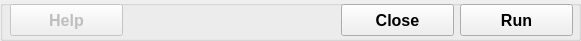
  <widget class="QGroupBox" name="groupBoxButtons">
   <property name="geometry">
    <rect>
     <x>15</x>
     <y>249</y>
     <width>581</width>
     <height>41</height>
    </rect>
   </property>
   <property name="title">
    <string/>
   </property>
   <widget class="QPushButton" name="pushButtonHelp">
    <property name="enabled">
     <bool>false</bool>
    </property>
    <property name="geometry">
     <rect>
      <x>10</x>
      <y>4</y>
      <width>113</width>
      <height>32</height>
     </rect>
    </property>
    <property name="font">
     <font>
      <pointsize>12</pointsize>
      <weight>75</weight>
      <bold>true</bold>
     </font>
    </property>
    <property name="text">
     <string>Help</string>
    </property>
    <property name="autoDefault">
     <bool>false</bool>
    </property>
   </widget>
   <widget class="QPushButton" name="pushButtonClose">
    <property name="geometry">
     <rect>
      <x>341</x>
      <y>4</y>
      <width>113</width>
      <height>32</height>
     </rect>
    </property>
    <property name="font">
     <font>
      <pointsize>12</pointsize>
      <weight>75</weight>
      <bold>true</bold>
     </font>
    </property>
    <property name="text">
     <string>Close</string>
    </property>
    <property name="autoDefault">
     <bool>false</bool>
    </property>
   </widget>
   <widget class="QPushButton" name="pushButtonRun">
    <property name="geometry">
     <rect>
      <x>460</x>
      <y>4</y>
      <width>113</width>
      <height>32</height>
     </rect>
    </property>
    <property name="font">
     <font>
      <pointsize>12</pointsize>
      <weight>75</weight>
      <bold>true</bold>
     </font>
    </property>
    <property name="toolTip">
     <string/>
    </property>
    <property name="text">
     <string>Run</string>
    </property>
    <property name="autoDefault">
     <bool>false</bool>
    </property>
   </widget>
  </widget>
